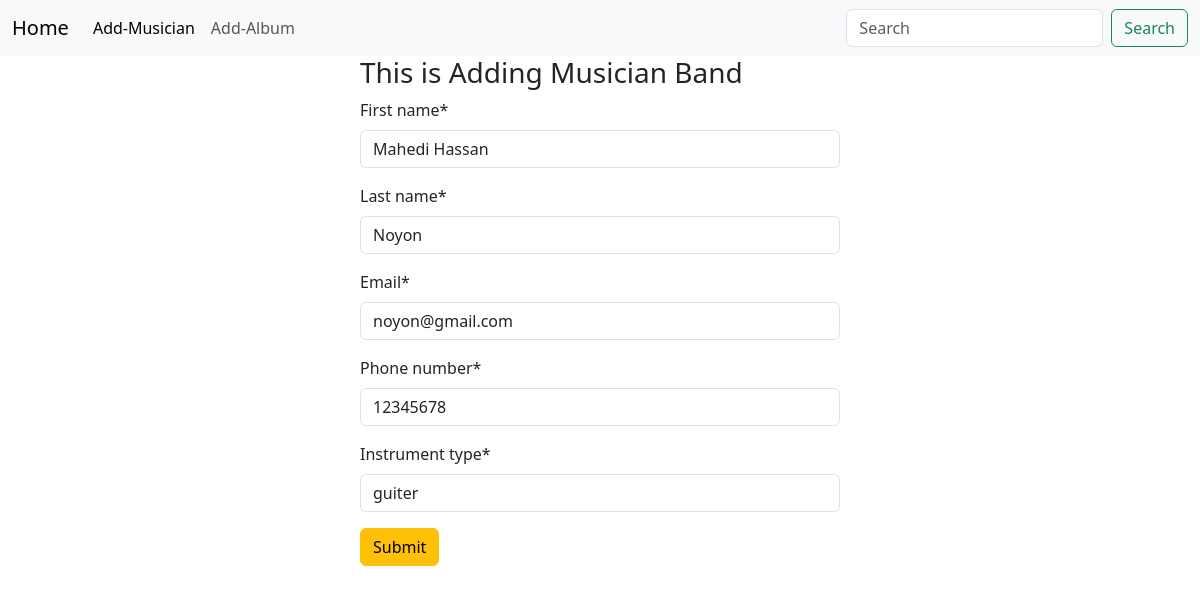
The page /musician/edit/7 on the database its author committed.
### musician/models.py (models this page shows, shortened)
class MusicianForm(models.Model):
    First_name=models.CharField(max_length=50)
    Last_name=models.CharField(max_length=50)
    Email=models.EmailField()
    Phone_number=models.IntegerField()
    Instrument_type=models.CharField(max_length=50)

### musician/views.py (the view)
# urls.py: path('edit/<int:id>',views.edited,name='edits'),
def edited(request,id):
    edit=models.MusicianForm.objects.get(pk=id)
    edits_form=forms.MusicianModelForm(instance=edit)
    if request.method=='POST':
        edits_form=forms.MusicianModelForm(request.POST,instance=edit)
        if edits_form.is_valid():
            edits_form.save()
            return redirect('homepages')
    return render(request,'musician.html',{'form':edits_form})

### musician/forms.py
class MusicianModelForm(forms.ModelForm):
    class Meta:
        model=models.MusicianForm
        fields='__all__'

### musician/templates/musician.html (shortened to what this page needs)
{% extends "base.html" %}
{% load crispy_forms_tags %}
{% block content %}
<form  style="width: 40%;margin: auto;" method="post">
     <h3>This is Adding Musician Band</h3>
    {{form | crispy }}
    <button class="btn btn-warning">Submit</button>
</form>
{% endblock %}

### rows shown on the page
MusicianForm: First_name "Mahedi Hassan", Last_name "Noyon", Email "noyon@gmail.com", Phone_number "12345678", Instrument_type "guiter"
